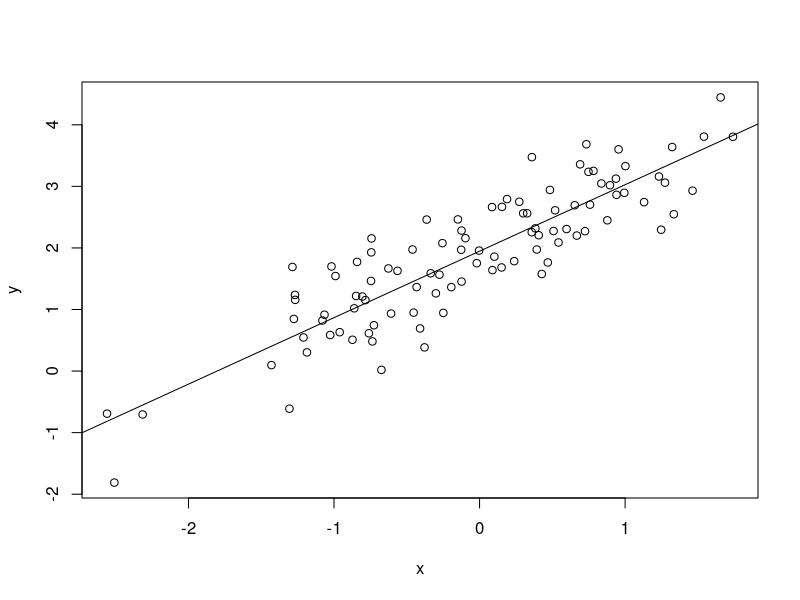

The R script that drew this image:
## ---- chunk 1
x<-rnorm(100)
y<-rnorm(100,2,.5)+x
## ---- chunk 2
xy.reg<-lm(y~x)
summary(xy.reg)
## ---- chunk 3
plot(x,y)
abline(xy.reg)
